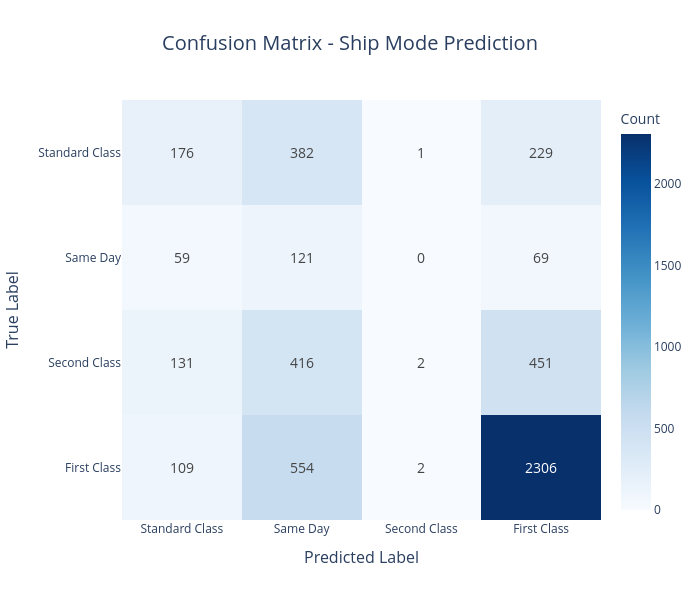

The notebook cell this image was saved under:
### Code cell
y_true, y_pred = models[model_names[1]]['model'].predict(classification_test_df)
confusion_matrix_chart(y_true, y_pred, class_names)

### Figure 1 — Plotly figure (JSON) as saved in the notebook; plotly's stock layout.template omitted (floating-point values rounded to 4 significant figures)
{"data": [{"colorbar": {"title": {"text": "Count"}}, "colorscale": [[0, "rgb(247,251,255)"], [0.125, "rgb(222,235,247)"], [0.25, "rgb(198,219,239)"], [0.375, "rgb(158,202,225)"], [0.5, "rgb(107,174,214)"], [0.625, "rgb(66,146,198)"], [0.75, "rgb(33,113,181)"], [0.875, "rgb(8,81,156)"], [1, "rgb(8,48,107)"]], "showscale": true, "text": [[176, 382, 1, 229], [59, 121, 0, 69], [131, 416, 2, 451], [109, 554, 2, 2306]], "textfont": {"size": 14}, "texttemplate": "%{text}", "type": "heatmap", "x": ["Standard Class", "Same Day", "Second Class", "First Class"], "y": ["Standard Class", "Same Day", "Second Class", "First Class"], "z": [[176, 382, 1, 229], [59, 121, 0, 69], [131, 416, 2, 451], [109, 554, 2, 2306]]}], "layout": {"height": 600, "title": {"font": {"size": 20}, "text": "Confusion Matrix - Ship Mode Prediction", "x": 0.5}, "width": 700, "xaxis": {"title": {"font": {"size": 16}, "text": "Predicted Label"}}, "yaxis": {"autorange": "reversed", "title": {"font": {"size": 16}, "text": "True Label"}}}}
